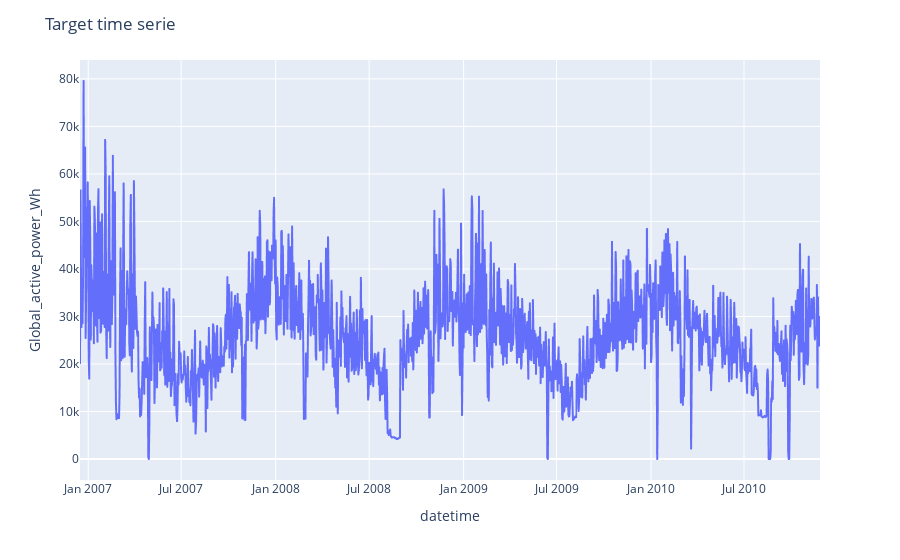

This figure's notebook cell:
### Code cell
sv = StationnaryViz(daily_df, TARGET)
sv.plot_target()
sv.plot_autocorrelation_target()
sv.plot_partial_autocorrelation_target()

### Figure 1 — Plotly figure (JSON) as saved in the notebook; plotly's stock layout.template omitted (floating-point values rounded to 4 significant figures; data arrays with more than 128 entries replaced by an {"elided": "..."} marker saying what was removed)
{"data": [{"hovertemplate": "datetime=%{x}<br>Global_active_power_Wh=%{y}<extra></extra>", "legendgroup": "", "line": {"color": "#636efa", "dash": "solid"}, "marker": {"symbol": "circle"}, "mode": "lines", "name": "", "showlegend": false, "type": "scattergl", "x": {"elided": "1442 str values"}, "xaxis": "x", "y": {"elided": "1442 float values"}, "yaxis": "y"}], "layout": {"legend": {"tracegroupgap": 0}, "margin": {"t": 60}, "title": {"text": "Target time serie"}, "xaxis": {"anchor": "y", "domain": [0, 1], "title": {"text": "datetime"}}, "yaxis": {"anchor": "x", "domain": [0, 1], "title": {"text": "Global_active_power_Wh"}}}}
